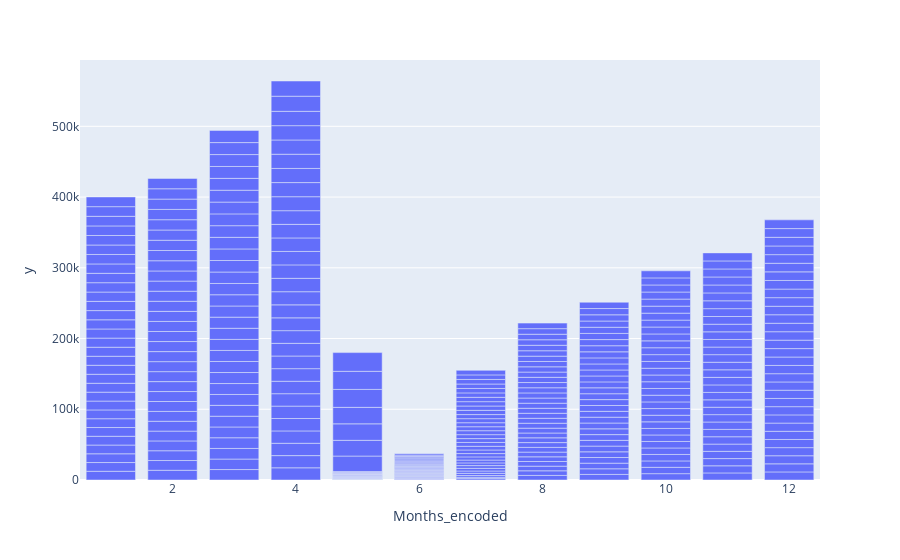

Write notebook code for a chart like this one.
### Code cell
fig = px.bar(fitbit,x='Months_encoded', y=fitbit['Steps'].sort_values())
fig.show();

### Figure 1 — Plotly figure (JSON) as saved in the notebook; plotly's stock layout.template omitted (floating-point values rounded to 4 significant figures; data arrays with more than 128 entries replaced by an {"elided": "..."} marker saying what was removed)
{"data": [{"alignmentgroup": "True", "hovertemplate": "Months_encoded=%{x}<br>y=%{y}<extra></extra>", "legendgroup": "", "marker": {"color": "#636efa", "pattern": {"shape": ""}}, "name": "", "offsetgroup": "", "orientation": "v", "showlegend": false, "textposition": "auto", "type": "bar", "x": {"elided": "367 int values"}, "xaxis": "x", "y": {"elided": "367 int values"}, "yaxis": "y"}], "layout": {"barmode": "relative", "legend": {"tracegroupgap": 0}, "margin": {"t": 60}, "xaxis": {"anchor": "y", "domain": [0, 1], "title": {"text": "Months_encoded"}}, "yaxis": {"anchor": "x", "domain": [0, 1], "title": {"text": "y"}}}}
